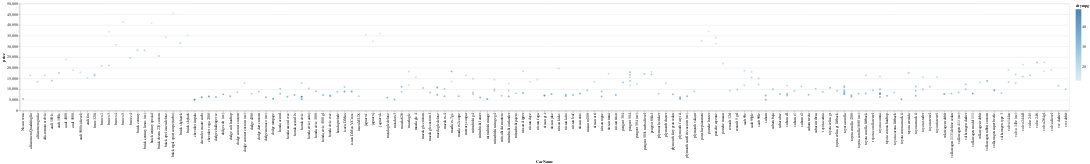

Notebook source saved alongside this figure:
### Markdown cell above
From the above piechart, most cars uses the standard aspiration engine whereas only 18% of the car uses the turbo aspiration engine. This also reconfirms our above analysis that these cars could have a low acceleration rate.

### Code cell
alt.Chart(df).mark_circle().encode(
    x = "CarName",
    y = "price",
    color = 'citympg',
    tooltip = ["compressionratio","wheelbase","car_ID","CarName"]
)

### Figure 1 — Vega-Lite specification as saved in the notebook (floating-point values rounded to 4 significant figures; data arrays with more than 128 entries replaced by an {"elided": "..."} marker saying what was removed)
{"config": {"view": {"continuousWidth": 400, "continuousHeight": 300}}, "data": {"name": "data-54b04b3233a973f4c2ce1aad9036f2c8"}, "mark": "circle", "encoding": {"color": {"type": "quantitative", "field": "citympg"}, "tooltip": [{"type": "quantitative", "field": "compressionratio"}, {"type": "quantitative", "field": "wheelbase"}, {"type": "quantitative", "field": "car_ID"}, {"type": "nominal", "field": "CarName"}], "x": {"type": "nominal", "field": "CarName"}, "y": {"type": "quantitative", "field": "price"}}, "$schema": "https://vega.github.io/schema/vega-lite/v4.8.1.json", "datasets": {"data-54b04b3233a973f4c2ce1aad9036f2c8": {"elided": "205 records"}}}
